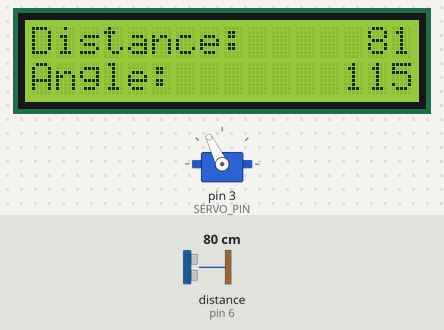
Bench run of a sketch on a simulated Arduino Uno, built with avr-gcc and run on an emulated ATmega328P. Shown: servo, 16×2 character LCD. The test bench sets the inputs (shaded band); at power-on: distance to the obstacle (sensor on pin 6) 80 cm. The echo pulse lasts 58.3 µs per cm; what the sketch prints to the serial monitor is not drawn.

Above: at 1.21 s.
1.3 s: distance to the obstacle (sensor on pin 6) set to 2 cm
At 1.75 s:
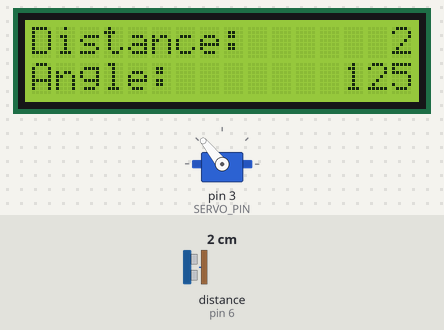
4.0 s: distance to the obstacle (sensor on pin 6) set to 60 cm
At 4.5 s:
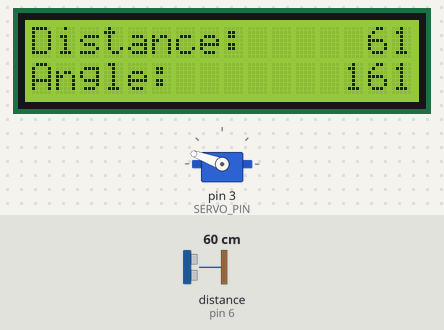
7.0 s: distance to the obstacle (sensor on pin 6) set to 18 cm
At 7.76 s:
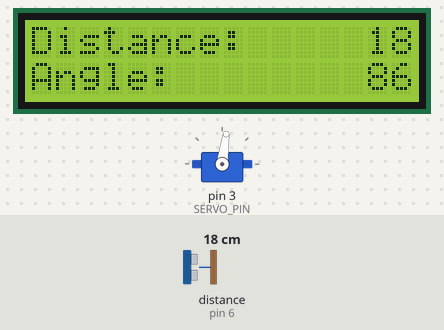
9.7 s: distance to the obstacle (sensor on pin 6) set to 250 cm
At 9.86 s:
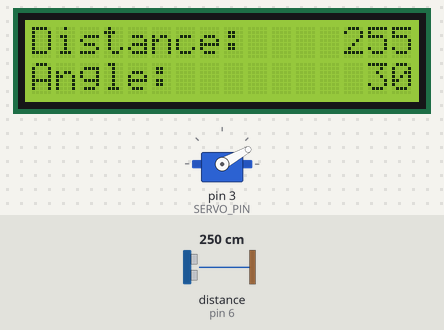
Timing chart, 0 to 41.8 s (numbered marks = the images above; inputs shaded):
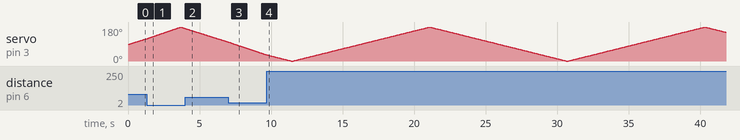

The sketch:

sonar_board.ino
```cpp
// NewPing - Version: Latest
#include <NewPing.h>

// LiquidCrystal I2C - Version: Latest
#include <Wire.h>
#include <LiquidCrystal_I2C.h>
#include <Servo.h>

// Define pin connections and constants
const unsigned long BAUD = 9600;

// Sonar constants
const int TRIG_PIN = 5;
const int ECHO_PIN = 6;
const int MAX_DISTANCE = 400; // Maximum distance to measure (in cm)

// Servo constants
const int SERVO_PIN = 3;
const int SERVO_DELAY_MS = 30;

// LCD constants
const int LCD_COLS = 16;
const int LCD_ROWS = 2;

// Variables for the duration and the distance
long duration;
int distance;
int servoPosition ;

Servo servo;
LiquidCrystal_I2C lcd(0x27, LCD_COLS, LCD_ROWS);
NewPing sonar(TRIG_PIN, ECHO_PIN, MAX_DISTANCE); // Create a NewPing object

void setup() {
  Serial.begin(BAUD);
  servo.attach(SERVO_PIN);
  pinMode(TRIG_PIN, OUTPUT);
  pinMode(ECHO_PIN, INPUT);
  servoPosition  = servo.read();

  lcd.init();       // Initialize the LCD
  lcd.backlight();  // Turn on the LCD backlight
  lcd.home();       // Set the cursor to the beginning of the first line
  lcd.print("Distance:");
  lcd.setCursor(0, 1);
  lcd.print("Angle:");
}

void loop() {
  for (servoPosition ; servoPosition  <= 180; servoPosition ++) {
    servo.write(servoPosition );
    delay(30);
    distance = calculateDistance();
    display(distance);
    printToSerial(distance);
  }

  for (servoPosition  = 179; servoPosition  >= 0; servoPosition --) {
    servo.write(servoPosition );
    delay(30);
    distance = calculateDistance();
    display(distance);
    printToSerial(distance);
  }
}

void printToSerial(int distance) {
  Serial.print(servoPosition);
  Serial.print(",");
  Serial.print(distance);
  Serial.print(".");
}

int calculateDistance() {
  int distance = sonar.ping_cm(); // Send a ping and get the distance in centimeters
  return distance;
}

void printNumberWithLeadingSpaces(int number) {
  if (number < 10) {
    lcd.print("  ");
  } else if (number < 100) {
    lcd.print(" ");
  }
  lcd.print(number);
}

void display(int distance) {
  lcd.setCursor(13, 0);
  printNumberWithLeadingSpaces(distance);

  lcd.setCursor(13, 1);
  printNumberWithLeadingSpaces(servoPosition);
}
```
